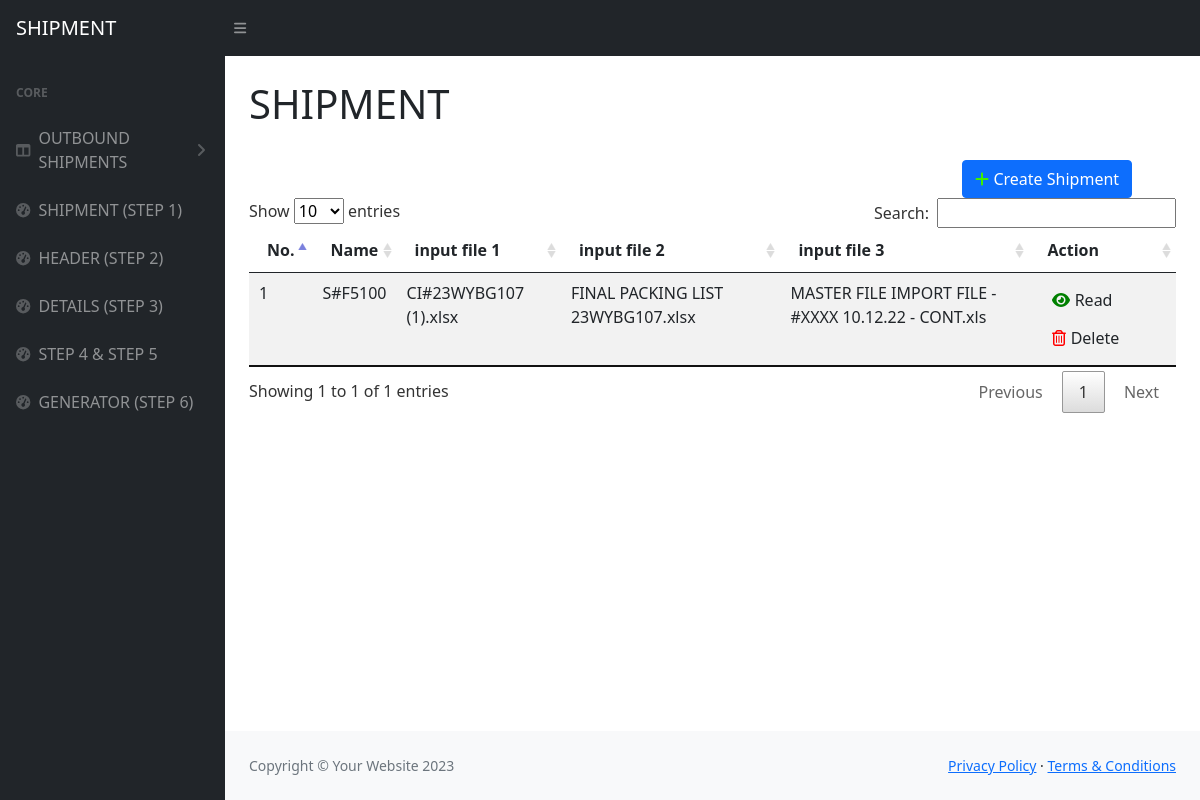
Before: / with the older database file.
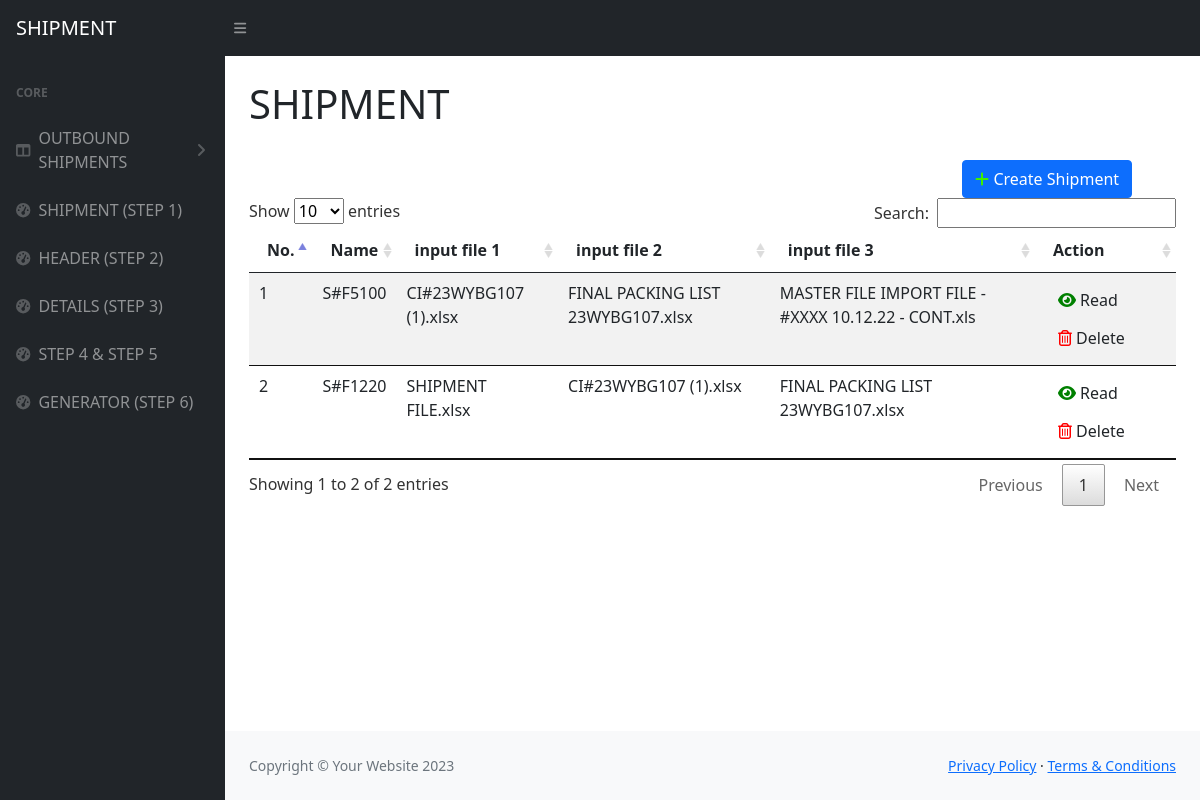
After: the same page with the newer database file.
### tables this page shows
CREATE TABLE `shipment`  (
  `id` int NOT NULL AUTO_INCREMENT COMMENT 'id',
  `name` varchar(255) NOT NULL COMMENT 'folder name',
  `input_1_name` varchar(255) NULL DEFAULT NULL COMMENT 'Bill of Lading file name',
  `input_2_name` varchar(255) NULL DEFAULT NULL COMMENT 'Invoice name',
  `input_3_name` varchar(255) NULL DEFAULT NULL COMMENT 'packging list file name',
  `input_4_name` varchar(255) NULL DEFAULT NULL COMMENT 'other file name',
  `comment` varchar(255) NULL DEFAULT NULL COMMENT 'comment',
  `created_at` time NULL DEFAULT NULL COMMENT 'created date',
  `show_flag` tinyint NOT NULL DEFAULT 1 COMMENT '1-show 0-hide',
  `out_1_name` varchar(255) NULL DEFAULT NULL COMMENT 'SHIPMENT FILE',
  `out_2_name` varchar(255) NULL DEFAULT NULL COMMENT 'MASTER FILE IMPORT FILE',
  `out_3_name` varchar(255) NULL DEFAULT NULL COMMENT 'Receiver Upload',
  `out_4_name` varchar(255) NULL DEFAULT NULL COMMENT 'PL S',
  PRIMARY KEY (`id`) USING BTREE
);

### application/controllers/Dragdrop.php (called while the page is built, shortened)
<?php
class Dragdrop extends CI_Controller {
	public function __construct()
    {
		$this->load->database();
        $this->load->helper('url');
        $this->load->library('session');
        $this->load->library('form_validation');
		$this->load->model('Shipment_model');
    }
	public function index()
	{
        $data = array(
            'shipList' => $this->Shipment_model->getindex(),
        );
        $this->load->view('layout/header');
		$this->load->view('dragdrop/index', $data);
		$this->load->view('layout/footer');
	}
}

### index.php (called while the page is built, shortened)
<?php
require_once BASEPATH.'core/CodeIgniter.php';

### application/models/Shipment_model.php (called while the page is built, shortened)
<?php
class Shipment_model extends CI_Model {
	public function getindex()
	{
        $this->db->from('shipment');
        $query = $this->db->get();
        if ($query->num_rows() > 0) {
            return $query->result();
        } else {
            return false;
        }
    }
}

### application/views/dragdrop/index.php (the view, shortened to what this page needs)
<h1 class="mt-4">SHIPMENT</h1>
<div class="row">
    <div class="col-md-6"></div>
    <div class="col-md-3"></div>
    <div class="col-md-3">
        <a class="btn btn-primary" href="<?php site_url('/container/create')?>">
            <i class="fa-solid fa-plus" style="color: #40f000;"></i>
            Create Shipment
        </a>
    </div>
</div>
<div class="row">
    <table id="ship-table" class="table table-striped table-hover">
        <thead>
            <tr>
                <th>No.</th>
                <th>Name</th>
                <th>input file 1</th>
                <th>input file 2</th>
                <th>input file 3</th>
                <th>Action</th>
            </tr>
        </thead>
        <tbody>
            <?php
                $no = 1;
                if ($shipList != false) {
                    foreach ($shipList as $shipData) {
                        echo '<tr>';
                        echo '<td>'.$no++.'</td>';
                        echo '<td>'.$shipData->name.'</td>';
                        echo '<td>'.$shipData->input_1_name.'</td>';
                        echo '<td>'.$shipData->input_2_name.'</td>';
                        echo '<td>'.$shipData->input_3_name.'</td>';
                        echo '<td>
                            <a class="btn" href="'.site_url('/dragdrop/read/'.$shipData->id).'">
                                <i class="fa-solid fa-eye" style="color: green;"></i>
                                Read
                            </a>
                            <a class="btn" href="'.site_url('/dragdrop/delete/'.$shipData->id).'">
                            <i class="fa-regular fa-trash-can" style="color: red;"></i>
                            Delete</a>
                            </td>';
                        echo '</tr>';
                    }
                }
            ?>
        </tbody>
    </table>
</div>

### application/views/layout/header.php (shortened to what this page needs)
<!DOCTYPE html>
<html lang="en">
    <head>
        <link href="https://cdn.jsdelivr.net/npm/simple-datatables@7.1.2/dist/style.min.css" rel="stylesheet" />
        <link href="<?php echo base_url();?>public/css/styles.css" rel="stylesheet" />
        <link href="https://cdn.jsdelivr.net/npm/bootstrap@5.0.2/dist/css/bootstrap.min.css" rel="stylesheet">
        <link rel="stylesheet" href="https://cdnjs.cloudflare.com/ajax/libs/font-awesome/6.4.0/css/all.min.css" />
        <link rel="stylesheet" href="<?php echo base_url();?>public/js/DataTables/datatables.min.css">
        <link rel="stylesheet" href="https://cdn.jsdelivr.net/npm/handsontable/dist/handsontable.full.min.css" />
    </head>
    <body class="sb-nav-fixed">
        <nav class="sb-topnav navbar navbar-expand navbar-dark bg-dark">
            <a class="navbar-brand ps-3" href="<?= site_url('dragdrop');?>">SHIPMENT</a>
            <button class="btn btn-link btn-sm order-1 order-lg-0 me-4 me-lg-0" id="sidebarToggle" href="#!"><i class="fas fa-bars"></i></button>
        </nav>
        <div id="layoutSidenav">
            <div id="layoutSidenav_nav">
                <nav class="sb-sidenav accordion sb-sidenav-dark" id="sidenavAccordion">
                    <div class="sb-sidenav-menu">
                        <div class="nav">
                            <div class="sb-sidenav-menu-heading">Core</div>
                            <a class="nav-link collapsed" href="#" data-bs-toggle="collapse" data-bs-target="#collapseLayouts" aria-expanded="false" aria-controls="collapseLayouts">
                                <div class="sb-nav-link-icon"><i class="fas fa-columns"></i></div>
                                OUTBOUND SHIPMENTS
                                <div class="sb-sidenav-collapse-arrow"><i class="fas fa-angle-down"></i></div>
                            </a>
                            <a class="nav-link" href="<?= site_url('dragdrop');?>">
                                <div class="sb-nav-link-icon"><i class="fas fa-tachometer-alt"></i></div>
                                SHIPMENT (STEP 1)
                            </a>
                            <a class="nav-link" href="<?= site_url('setheader');?>">
                                <div class="sb-nav-link-icon"><i class="fas fa-tachometer-alt"></i></div>
                                HEADER (STEP 2)
                            </a>
                            <a class="nav-link" href="<?= site_url('container');?>">
                                <div class="sb-nav-link-icon"><i class="fas fa-tachometer-alt"></i></div>
                                DETAILS (STEP 3)
                            </a>
                            <a class="nav-link" href="<?= site_url('billcheck');?>">
                                <div class="sb-nav-link-icon"><i class="fas fa-tachometer-alt"></i></div>
                                STEP 4 & STEP 5
                            </a>
                            <a class="nav-link" href="<?= site_url('generators');?>">
                                <div class="sb-nav-link-icon"><i class="fas fa-tachometer-alt"></i></div>
                                GENERATOR (STEP 6)
                            </a>
                        </div>
                    </div>
                </nav>
            </div>
            <div id="layoutSidenav_content">
                <main>
                    <div class="container-fluid px-4">

### application/views/layout/footer.php (shortened to what this page needs)
</div>
</main>
<footer class="py-4 bg-light mt-auto">
                    <div class="container-fluid px-4">
                        <div class="d-flex align-items-center justify-content-between small">
                            <div class="text-muted">Copyright &copy; Your Website 2023</div>
                            <div>
                                <a href="#">Privacy Policy</a>
                                &middot;
                                <a href="#">Terms &amp; Conditions</a>
                            </div>
                        </div>
                    </div>
                </footer>
            </div>
        </div>
    </body>
</html>

Changed rows visible on the page:
added shipment: name "S#F1220", input_1_name "SHIPMENT FILE.xlsx", input_2_name "CI#23WYBG107 (1).xlsx", input_3_name "FINAL PACKING LIST 23WYBG107.xlsx"
Other visible differences:
text written by a page script: "Show entries Search: Showing 1 to 1 of 1 entries Previous 1 Next" → "Show entries Search: Showing 1 to 2 of 2 entries Previous 1 Next"
